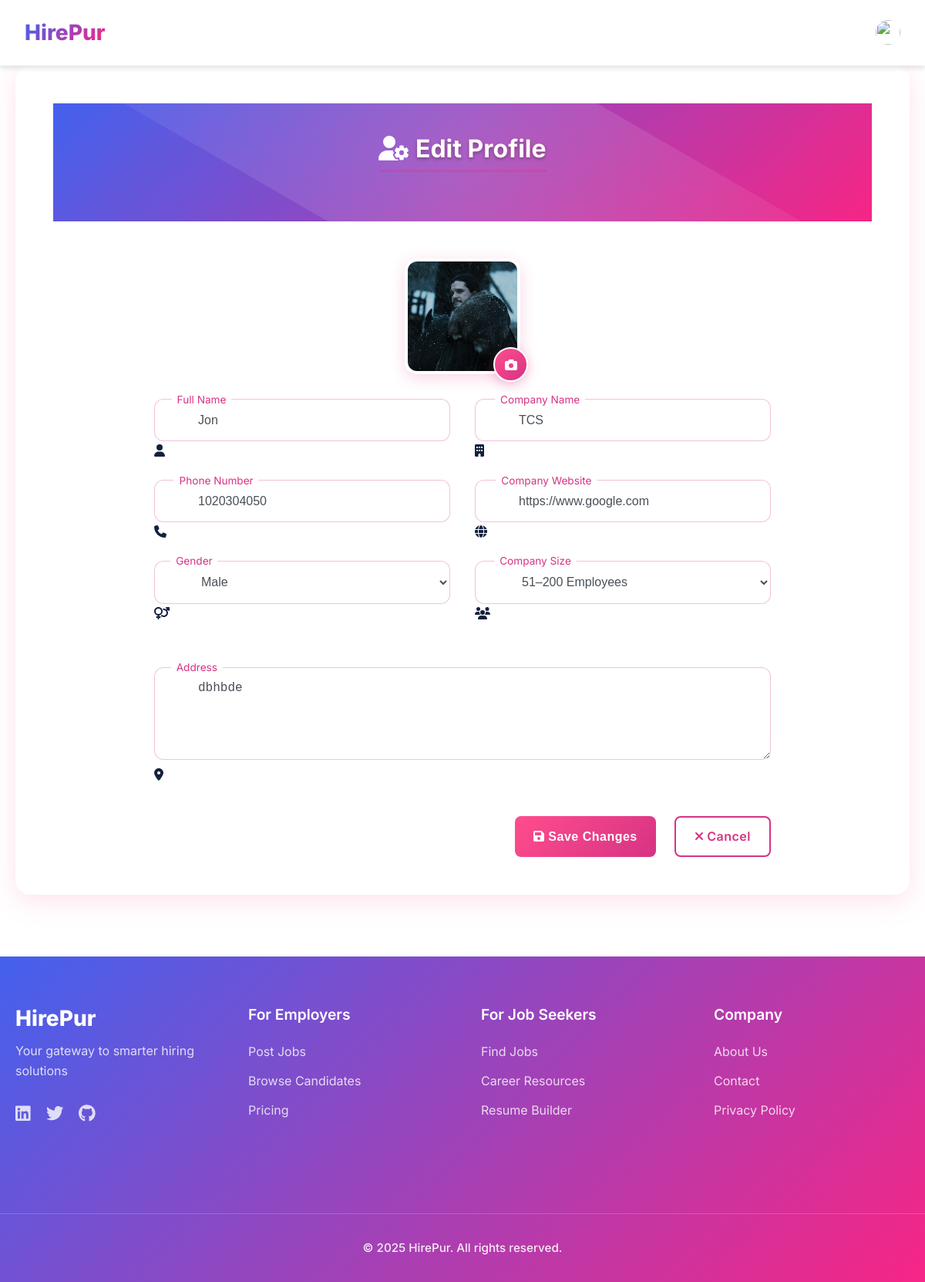
/edit-profile/ (signed in), run on the app's committed database.
### main/models.py (models this page shows, shortened)
class EmployerProfile(models.Model):
    user = models.OneToOneField(User, on_delete=models.CASCADE)
    company_name = models.CharField(max_length=255)
    full_name = models.CharField(max_length=255, blank=True)
    phone_number = models.CharField(max_length=20, blank=True)
    gender = models.CharField(max_length=1, choices=GENDER_CHOICES, blank=True)
    company_logo = models.ImageField(upload_to='company_logos/', blank=True, null=True)
    address = models.TextField(blank=True, null=True)
    company_website = models.URLField(max_length=200, blank=True, null=True)
    company_size = models.CharField(max_length=50, choices=COMPANY_SIZE_CHOICES, blank=True, null=True)

### main/views.py (the view)
# urls.py: path('edit-profile/', views.edit_profile, name='edit_profile'),
@login_required
def edit_profile(request):
    user = request.user
    if hasattr(user, 'employerprofile'):
        profile = user.employerprofile
        form_class = EmployerProfileForm
        user_type = 'employer'
    elif hasattr(user, 'jobseekerprofile'):
        profile = user.jobseekerprofile
        form_class = JobSeekerProfileForm
        user_type = 'seeker'
    else:
        return redirect('home')  # handle unknown profile
    if request.method == 'POST':
        form = form_class(request.POST, request.FILES, instance=profile)
        if form.is_valid():
            form.save()
            return redirect('profile')
    else:
        form = form_class(instance=profile)
    return render(request, 'main/edit_profile.html', {
        'form': form,
        'user_type': user_type
    })

### main/forms.py
class EmployerProfileForm(forms.ModelForm):
    class Meta:
        model = EmployerProfile
        fields = [
            'company_name', 'full_name', 'phone_number', 'gender',
            'company_logo', 'address',
        ]

### main/templates/main/edit_profile.html (shortened to what this page needs)
{% extends 'main/base.html' %}
{% load static %}
{% load custom_filters %}
{% block content %}
<div class="profile-edit-wrapper">
  <div class="profile-edit-glass">
    <div class="profile-header">
      <h1><i class="fas fa-user-cog"></i> Edit Profile</h1>
    </div>
    <form method="post" enctype="multipart/form-data" class="profile-form">
      <div class="avatar-upload">
        {% if user_type == 'seeker' %}
        <div class="avatar-preview" style="background-image: url('{% if form.instance.profile_picture %}{{ form.instance.profile_picture.url }}{% else %}{% static 'images/default-avatar.svg' %}{% endif %}')"></div>
        {% else %}
        <div class="logo-preview" style="background-image: url('{% if form.instance.company_logo %}{{ form.instance.company_logo.url }}{% else %}{% static 'images/default-company.svg' %}{% endif %}')"></div>
        {% endif %}
        <label class="upload-btn">
          <i class="fas fa-camera"></i>
        </label>
      </div>
      <div class="form-grid">
        <div class="form-column">
          <div class="input-group floating">
            <input type="text" id="full_name" name="full_name" value="{{ form.full_name.value }}" required>
            <label for="full_name">Full Name</label>
            <i class="fas fa-user"></i>
          </div>
          <div class="input-group floating">
            <input type="tel" id="phone" name="phone_number" value="{{ form.phone_number.value }}" required pattern="^\+?\d{10,15}$" title="Enter a valid phone number with optional country code. E.g. +919876543210 or 9876543210">
            <label for="phone">Phone Number</label>
            <i class="fas fa-phone"></i>
          </div>
          <div class="input-group floating">
            <select id="gender" name="gender" required>
              <option value="M" {% if form.gender.value == 'M' %}selected{% endif %}>Male</option>
            </select>
            <label for="gender">Gender</label>
            <i class="fas fa-venus-mars"></i>
          </div>
        </div>
        <div class="form-column">
          {% if user_type == 'employer' %}
          <div class="input-group floating">
            <input type="text" id="company" name="company_name" value="{{ form.company_name.value }}" required>
            <label for="company">Company Name</label>
            <i class="fas fa-building"></i>
          </div>
          <div class="input-group floating">
            <input type="url" id="company_website" name="company_website" value="{{ form.company_website.value }}">
            <label for="company_website">Company Website</label>
            <i class="fas fa-globe"></i>
          </div>
          <div class="input-group floating">
            <select id="company_size" name="company_size">
              <option value="51-200" {% if form.company_size.value == '51-200' %}selected{% endif %}>51–200 Employees</option>
            </select>
            <label for="company_size">Company Size</label>
            <i class="fas fa-users"></i>
          </div>
          {% endif %}
        </div>
      </div>
      <div class="input-group floating">
        <textarea id="address" name="address">{{ form.address.value }}</textarea>
        <label for="address">Address</label>
        <i class="fas fa-map-marker-alt"></i>
      </div>
      <div class="form-actions">
        <button type="submit" class="btn primary">
          <i class="fas fa-save"></i> Save Changes
        </button>
        <a href="{% url 'profile' %}" class="btn cancel">
          <i class="fas fa-times"></i> Cancel
        </a>
      </div>
    </form>
  </div>
</div>
{% endblock %}

### main/static/css/home.css (style rules this page uses)
a { text-decoration: none !important; }

### main/static/css/profile.css (style rules this page uses)
:root { --primary-color: #ff6b9a; --primary-dark: #e05584; --primary-light: #ffd6e5; --secondary-color: #a18fff; --white: #ffffff; --light-gray: #f9f9f9; --medium-gray: #e0e0e0; --text-primary: #2d2d2d; --text-secondary: #5a5a5a; --gradient-start: #ff6b9a; --gradient-end: #a18fff; --success-color: #4cc9f0; }
.profile-header { background: linear-gradient(135deg, var(--gradient-start), var(--gradient-end)); color: white; padding: 2.5rem; text-align: center; position: relative; overflow: hidden; }
.profile-header::before { content: ''; position: absolute; top: -50%; left: -50%; width: 200%; height: 200%; background: radial-gradient(circle, rgba(255,255,255,0.15) 0%, rgba(255,255,255,0) 70%); transform: rotate(30deg); }
.profile-header h1 { color: white !important; text-shadow: 0 2px 4px rgba(0, 0, 0, 0.3); position: relative; z-index: 2; }
.btn { padding: 0.85rem 1.75rem; border-radius: 10px; font-weight: 600; transition: all 0.3s cubic-bezier(0.25, 0.8, 0.25, 1); display: inline-flex; align-items: center; gap: 0.75rem; text-decoration: none !important; cursor: pointer; font-size: 0.95rem; letter-spacing: 0.5px; }
.profile-edit-wrapper { max-width: 1200px; margin: 0 auto; }
.profile-edit-glass { background: rgba(255, 255, 255, 0.92); backdrop-filter: blur(12px); -webkit-backdrop-filter: blur(12px); border-radius: 20px; box-shadow: 0 8px 32px rgba(251, 143, 179, 0.25); padding: 3rem; border: 1px solid rgba(255, 255, 255, 0.18); transition: all 0.3s ease; }
.profile-header { text-align: center; margin-bottom: 3rem; }
.profile-header h1 { font-size: 2rem; background: linear-gradient(135deg, #ff4d8d 0%, #d63384 100%); -webkit-background-clip: text; background-clip: text; color: transparent; display: inline-block; margin-bottom: 1.5rem; padding-bottom: 0.5rem; border-bottom: 3px solid rgba(214, 51, 132, 0.3); }
.avatar-upload { position: relative; width: 150px; height: 150px; margin: 0 auto 2rem; }
.avatar-preview, .logo-preview { width: 100%; height: 100%; border-radius: 50%; background-size: cover; background-position: center; border: 4px solid white; box-shadow: 0 5px 20px rgba(214, 51, 132, 0.2); }
.logo-preview { border-radius: 16px; }
.upload-btn { position: absolute; bottom: -10px; right: -10px; background: linear-gradient(135deg, #ff4d8d 0%, #d63384 100%); color: white; width: 45px; height: 45px; border-radius: 50%; display: flex; align-items: center; justify-content: center; cursor: pointer; transition: all 0.3s ease; box-shadow: 0 4px 15px rgba(214, 51, 132, 0.3); border: 2px solid white; }
.profile-form { max-width: 800px; margin: 0 auto; }
.form-grid { display: grid; grid-template-columns: repeat(auto-fit, minmax(300px, 1fr)); gap: 2rem; margin-bottom: 2rem; }
.input-group { position: relative; margin-bottom: 1.5rem; }
.input-group input, .input-group select, .input-group textarea { width: 100%; padding: 1.1rem 1.1rem 1.1rem 3.5rem; border: 1px solid rgba(214, 51, 132, 0.3); border-radius: 12px; font-size: 1rem; transition: all 0.3s ease; background: rgba(255, 255, 255, 0.8); color: #495057; }
.input-group textarea { min-height: 120px; resize: vertical; }
.input-group label { position: absolute; left: 3.5rem; top: 1.1rem; color: #6c757d; transition: all 0.3s ease; pointer-events: none; background: transparent; }
.input-group input:focus + label, .input-group input:not(:placeholder-shown) + label, .input-group select:focus + label, .input-group select:not(:placeholder-shown) + label, .input-group textarea:focus + label, .input-group textarea:not(:placeholder-shown) + label { transform: translateY(-1.8rem) translateX(-2.5rem) scale(0.85); color: #d63384; background: white; padding: 0 0.5rem; }
.form-actions { display: flex; justify-content: flex-end; gap: 1.5rem; margin-top: 2.5rem; }
.btn { padding: 0.9rem 2rem; border-radius: 12px; font-weight: 600; text-decoration: none; transition: all 0.3s ease; display: inline-flex; align-items: center; gap: 0.75rem; font-size: 1rem; }
.btn.primary { background: linear-gradient(135deg, #ff4d8d 0%, #d63384 100%); color: white; border: none; }
.btn.cancel { background: transparent; color: #d63384; border: 2px solid #d63384; }

### data on the page
EmployerProfile: company_logo (picture), full_name "Jon", phone_number "1020304050", company_name "TCS", company_website "https://www.google.com", company_size "51–200 Employees", address "dbhbde"
